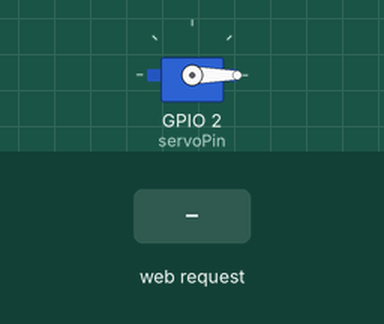
Bench run of a sketch on a simulated ESP32. Parts: servo. The inputs (shaded band) are chosen by the test bench. WiFi joins after 1.5 s; servers stay silent unless stated; storage starts empty; what the sketch prints to the serial monitor is not drawn.

Above: at 2.7 s.
2.8 s: HTTP request GET /H received
At 3.3 s:
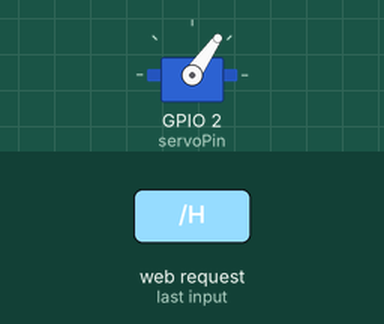
5.4 s: HTTP request GET /L received
At 5.87 s:
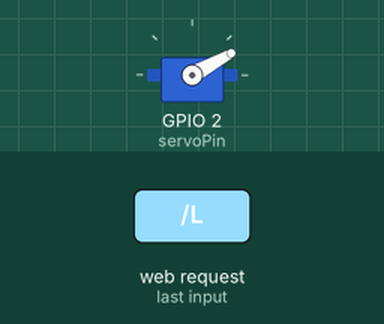
At 6.47 s:
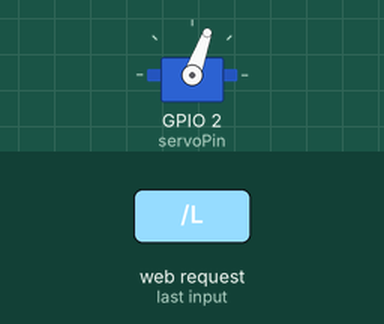
Timing chart, 0 to 9.0 s (numbered marks = the images above; inputs shaded):
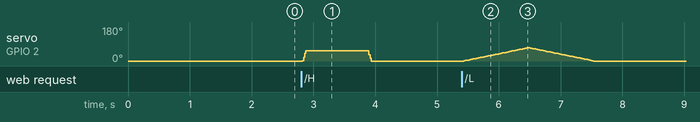

Measured:
- after the input at 2.8 s, servo on GPIO 2 (servoPin): 0° → 55° at once, → 0° 1.1 s later
- after the input at 5.4 s, servo on GPIO 2 (servoPin): rises from 0° to 70° in 1.0 s, then falls to 0° in 1.1 s

The sketch:

arduino.ino
```cpp
#include <WiFi.h>
#include <ESP32Servo.h>
#include <SPIFFS.h>

Servo myservo;
const char *ssid = "qazwsx";        // WiFi network name
const char *password = "qazwsxedc";   // WiFi network password
const int servoPin = 2;
int pos = 0;           // Variable to store servo position
int delayTime = 1000;  // Default delay time in milliseconds
WiFiServer server(80);
unsigned long onStartTime = 0; // Variable to store start time of opening


// Read delay time from file
void readDelayTime() {
  if (SPIFFS.begin(true)) {
    if (SPIFFS.exists("/time.txt")) {
      File file = SPIFFS.open("/time.txt", "r");
      if (file) {
        String time = file.readString();
        delayTime = time.toInt();
        file.close();
      }
    }
    SPIFFS.end();
  }
}

void setup() {
  Serial.begin(115200);  // Initialize Serial communication
  delay(10);

  // Servo setup
  myservo.attach(servoPin);
  myservo.write(0);

  // Connect to Wi-Fi
  Serial.println();
  Serial.println();
  Serial.print("Connecting to ");
  Serial.println(ssid);

  WiFi.begin(ssid, password);

  while (WiFi.status() != WL_CONNECTED) {
    delay(500);
    Serial.print(".");
  }

  Serial.println("");
  Serial.println("WiFi connected.");
  Serial.println("IP address: ");
  Serial.println(WiFi.localIP());

  server.begin();
}

void loop() {
  readDelayTime();

  // Handle WiFi client requests
  WiFiClient client = server.available();
  if (client) {
    Serial.println("New Client.");
    String currentLine = "";
    while (client.connected()) {
      if (client.available()) {
        char c = client.read();
        Serial.write(c);
        if (c == '\n') {
          if (currentLine.length() == 0) {
            client.println("HTTP/1.1 200 OK");
            client.println("Content-type:text/html");
            client.println();

            client.print("Click <a href=\"/H\">here</a> to feed the cat.<br>");
            client.print("Click <a href=\"/L\">here</a> to turn the servo motor slowly.<br>");

            client.println();
            break;
          } else {
            currentLine = "";
          }
        } else if (c != '\r') {
          currentLine += c;
        }

        // Handle Wi-Fi commands
        if (currentLine.endsWith("GET /H")) {
          onStartTime = millis();

          for (pos = 0; pos <= 55; pos++) {
            myservo.write(pos);
            delay(1);
          }
          delay(delayTime);
          for (pos = 55; pos >= 0; pos--) {
            myservo.write(pos);
            delay(1);
          }
        }
        if (currentLine.endsWith("GET /L")) {
          for (pos = 0; pos <= 70; pos++) {
            myservo.write(pos);
            delay(15);
          }
          for (pos = 70; pos >= 0; pos--) {
            myservo.write(pos);
            delay(15);
          }
        }
        unsigned long duration = (millis() - onStartTime) / 1000;

          Serial.print("Duration:[");
          Serial.print(duration);
          Serial.println("]");
      }
    }
    client.stop();
    Serial.println("Client Disconnected.");
  }
}
```
